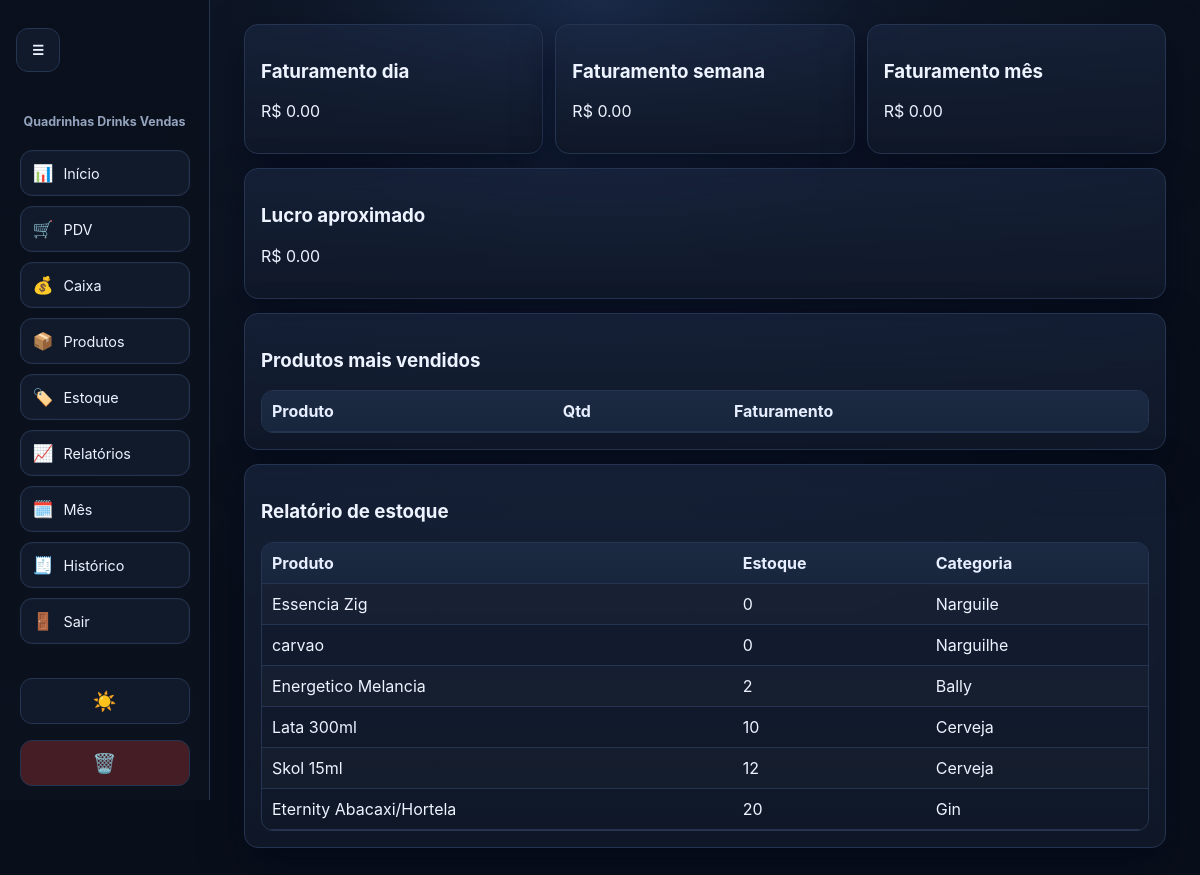
The app's page /reports (signed in) with its own data.
### tables this page shows
CREATE TABLE products (
            id INTEGER PRIMARY KEY AUTOINCREMENT,
            name TEXT NOT NULL,
            category TEXT NOT NULL,
            cost_price REAL NOT NULL,
            sale_price REAL NOT NULL,
            stock_qty INTEGER NOT NULL DEFAULT 0,
            created_at TEXT NOT NULL
        );

### app.py (the view)
@app.route("/reports")
def reports():
    redirect_resp = require_login()
    if redirect_resp:
        return redirect_resp
    db = get_db()
    top_products = db.execute(
        """
        SELECT product_name, SUM(quantity) AS qty, SUM(total_price) AS faturamento
        FROM sale_items si
        JOIN sales s ON s.id = si.sale_id
        WHERE s.status = 'ACTIVE'
        GROUP BY product_name
        ORDER BY qty DESC LIMIT 10
        """
    ).fetchall()
    now = datetime.now()
    day_start = now.replace(hour=0, minute=0, second=0, microsecond=0).isoformat()
    week_start = (now - timedelta(days=now.weekday())).replace(hour=0, minute=0, second=0, microsecond=0).isoformat()
    month_start = now.replace(day=1, hour=0, minute=0, second=0, microsecond=0).isoformat()
    def total_since(since: str) -> float:
        return db.execute(
            "SELECT COALESCE(SUM(total),0) AS t FROM sales WHERE status = 'ACTIVE' AND created_at >= ?",
            (since,),
        ).fetchone()["t"]
    faturamento = {
        "dia": total_since(day_start),
        "semana": total_since(week_start),
        "mes": total_since(month_start),
    }
    lucro = db.execute(
        """
        SELECT COALESCE(SUM((si.unit_price - p.cost_price) * si.quantity),0) AS lucro
        FROM sale_items si
        JOIN sales s ON s.id = si.sale_id
        JOIN products p ON p.id = si.product_id
        WHERE s.status = 'ACTIVE'
        """
    ).fetchone()["lucro"]
    stock_report = db.execute("SELECT * FROM products ORDER BY stock_qty ASC").fetchall()
    return render_template(
        "reports.html",
        top_products=top_products,
        faturamento=faturamento,
        lucro=lucro,
        stock_report=stock_report,
    )

### app.py (called while the page is built)
def get_db() -> sqlite3.Connection:
    if "db" not in g:
        conn = sqlite3.connect(DB_PATH)
        conn.row_factory = sqlite3.Row
        conn.execute("PRAGMA foreign_keys = ON")
        g.db = conn
    return g.db

def require_login():
    if "user_id" not in session:
        flash("Faça login para acessar o sistema.", "warning")
        return redirect(url_for("login"))
    return None

@app.context_processor
def inject_branding() -> dict[str, str]:
    return {
        "logo_path": app.config["LOGO_PATH"],
        "favicon_path": app.config["FAVICON_PATH"],
        "asset_version": int(datetime.now().timestamp()) // 3600,
    }

### templates/reports.html
{% extends 'base.html' %}
{% block content %}
<section class="grid three">
<article class="card"><h3>Faturamento dia</h3><p>R$ {{ '%.2f'|format(faturamento['dia']) }}</p></article>
<article class="card"><h3>Faturamento semana</h3><p>R$ {{ '%.2f'|format(faturamento['semana']) }}</p></article>
<article class="card"><h3>Faturamento mês</h3><p>R$ {{ '%.2f'|format(faturamento['mes']) }}</p></article>
</section>
<section class="card"><h3>Lucro aproximado</h3><p>R$ {{ '%.2f'|format(lucro) }}</p></section>
<section class="card"><h3>Produtos mais vendidos</h3>
<table><tr><th>Produto</th><th>Qtd</th><th>Faturamento</th></tr>{% for t in top_products %}<tr><td>{{ t['product_name'] }}</td><td>{{ t['qty'] }}</td><td>R$ {{ '%.2f'|format(t['faturamento']) }}</td></tr>{% endfor %}</table>
</section>
<section class="card"><h3>Relatório de estoque</h3>
<table><tr><th>Produto</th><th>Estoque</th><th>Categoria</th></tr>{% for p in stock_report %}<tr><td>{{ p['name'] }}</td><td>{{ p['stock_qty'] }}</td><td>{{ p['category'] }}</td></tr>{% endfor %}</table>
</section>
{% endblock %}

### static/style.css (style rules this page uses)
:root { --bg: #090f1a; --surface: #101a2b; --surface-2: #17243b; --text: #edf3ff; --muted: #94a3be; --primary: #6d8dff; --primary-hover: #89a8ff; --success: #163a25; --danger: #451d24; --warning: #4a3f1a; --border: #253551; --radius: 14px; --shadow: 0 18px 40px rgba(2, 6, 23, 0.55); }
* { box-sizing: border-box; }
body { font-family: Inter, Segoe UI, Roboto, Arial, sans-serif; background: radial-gradient(circle at top, #1a2a48 0%, #0e1727 28%, var(--bg) 65%); color: var(--text); margin: 0; min-height: 100vh; }
.card { background: linear-gradient(180deg, rgba(27, 40, 67, 0.62), rgba(16, 24, 40, 0.96)); border: 1px solid var(--border); border-radius: var(--radius); padding: 16px; margin-bottom: 14px; box-shadow: var(--shadow); }
.grid { display: grid; gap: 12px; justify-content: center; }
.grid.three { grid-template-columns: repeat(3, minmax(0, 1fr)); }
table { width: 100%; border-collapse: separate; border-spacing: 0; border: 1px solid var(--border); border-radius: 12px; overflow: hidden; }
th, td { border-bottom: 1px solid var(--border); padding: 10px; text-align: left; }
th { background: linear-gradient(180deg, #1b2942, #18263d); color: #e6eeff; }
tr:nth-child(even) td { background: rgba(255, 255, 255, 0.02); }
.card { backdrop-filter: blur(4px); }

### records on screen
products: name "Essencia Zig", stock_qty "0", category "Narguile"
products: name "carvao", stock_qty "0", category "Narguilhe"
products: name "Energetico Melancia", stock_qty "2", category "Bally"
products: name "Lata 300ml", stock_qty "10", category "Cerveja"
products: name "Skol 15ml", stock_qty "12", category "Cerveja"
products: name "Eternity Abacaxi/Hortela", stock_qty "20", category "Gin"

### other values on screen
{{ '%.2f'|format(faturamento['dia']) }} "0.00"
{{ '%.2f'|format(faturamento['semana']) }} "0.00"
{{ '%.2f'|format(faturamento['mes']) }} "0.00"
{{ '%.2f'|format(lucro) }} "0.00"
